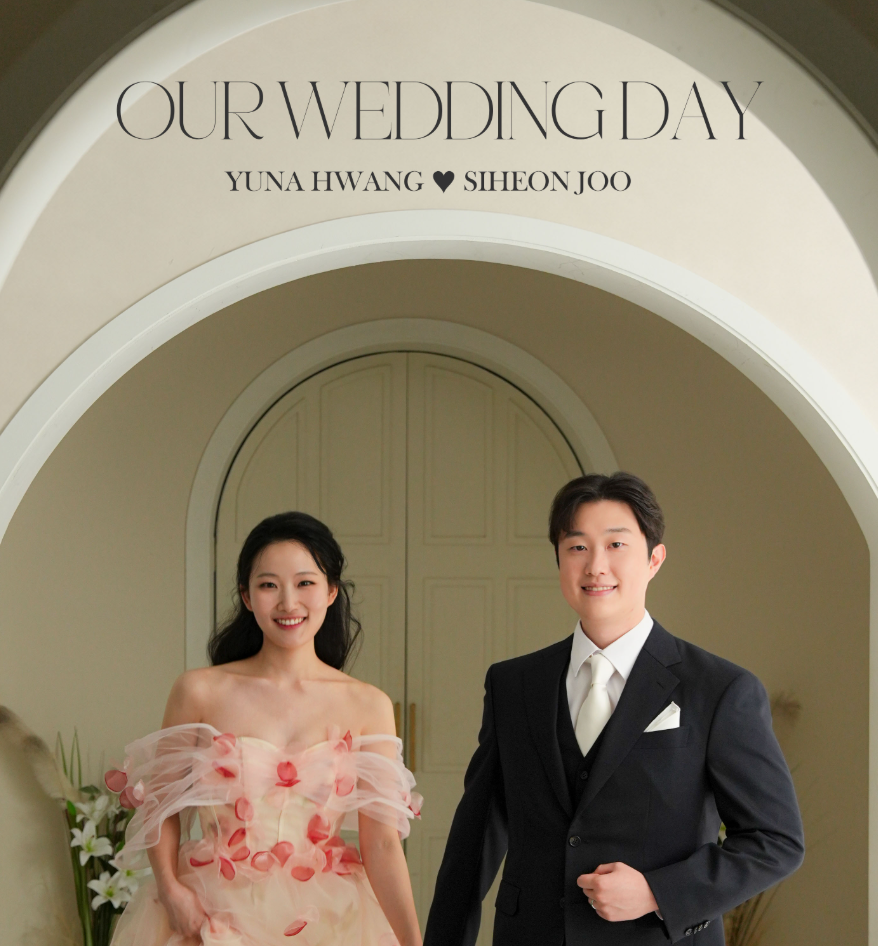
#> input picture images/Title/image.png, 878 x 946 px
$ python -i build_media.py   (imports and definitions only)
#> lines starting #> are read from the running program, lines starting #| are printed output that depends on the picture
#!/usr/bin/env python3
"""
사진을 웹에 맞게 줄이고, 갤러리 목록(album.json)을 만듭니다.

  python tools/build_media.py

하는 일
  images/Title/  →  assets/img/title/   표지 두 장 (여러 크기, 손대지 않음)
  images/album/       →  assets/img/album/   크게 볼 때의 사진
  images/thumbnails/  →  assets/img/album/   앨범 격자의 정사각형 썸네일
                      →  assets/data/album.json
  music/*.mp3         →  assets/audio/bgm.mp3, assets/data/music.json
                      →  assets/img/og.jpg   카카오톡 링크 카드 1200x630

이 스크립트는 로컬과 GitHub Actions 에서 똑같이 돕니다.

앨범
  원본은 images/album/, 썸네일은 images/thumbnails/ 에 이름 앞에 t 를
  붙여 넣습니다.   images/album/00029.jpg  ↔  images/thumbnails/t00029.jpg
  확장자와 대소문자는 달라도 짝을 찾습니다.
  썸네일이 없는 사진은 원본 가운데를 정사각형으로 잘라 대신 씁니다.

  순서는 images/s.txt 에 원본 파일명을 한 줄에 하나씩 적습니다.
      00579.jpg
      00029.jpg
  s.txt 에 없는 사진은 그 뒤에 이름의 숫자 오름차순으로 붙습니다.
  s.txt 가 없으면 전부 숫자 오름차순입니다.
  앞에 # 를 붙이면(#01510.jpg) 이번에는 빼 둡니다. 나중에 # 만 지우면 됩니다.

배경음악
  music/ 에 mp3 를 넣으면 음악 버튼이 생깁니다(처음엔 꺼짐). 여러 개면 이름순 첫 곡.
"""

import base64
import hashlib
import io
import json
import re
import shutil
import sys
from datetime import datetime, timezone
from pathlib import Path

try:
    from PIL import Image, ImageDraw, ImageEnhance, ImageOps
except ImportError:
    sys.exit("Pillow 가 필요합니다:  python -m pip install pillow")


ROOT = Path(__file__).resolve().parent.parent

SRC_TITLE = ROOT / "images" / "Title"
SRC_ALBUM = ROOT / "images" / "album"
SRC_THUMB = ROOT / "images" / "thumbnails"
SRC_ORDER = ROOT / "images" / "s.txt"
HIDDEN = set()   # s.txt 에서 # 로 가려 둔 사진의 이름
SRC_MUSIC = ROOT / "music"

OUT_TITLE = ROOT / "assets" / "img" / "title"
OUT_ALBUM = ROOT / "assets" / "img" / "album"
OUT_DATA = ROOT / "assets" / "data"
OUT_OG = ROOT / "assets" / "img" / "og.jpg"
OUT_MAP = ROOT / "assets" / "img" / "map.webp"
OUT_AUDIO = ROOT / "assets" / "audio"

PHOTO_EXT = {".jpg", ".jpeg", ".png", ".webp", ".JPG", ".JPEG", ".PNG", ".WEBP"}

ALBUM_WIDTHS = (960, 1600)   # 크게 볼 때
THUMB_W = 480                # 격자 한 칸 — 가장 넓어도 160px x 3배 화면
TITLE_WIDTHS = (720, 1080, 1600)

WEBP_Q = 82          # 갤러리·커버 화질
LQIP_W = 20          # 흐린 미리보기 가로 픽셀
CREAM = (233, 228, 214)   # 포스터 크림색 — OG 여백에 씁니다


# ── Title 이미지 두 장을 어떤 이름으로 부를지 ──────────────────────
# 파일명에 아래 키워드가 있으면 그 역할로 씁니다.
TITLE_ROLES = [
    ("fresh", ["산뜻", "fresh"]),   # 첫 화면 커버
    ("mag", ["화려", "잡지", "mag"]),  # 본문 중반 잡지 표지
]

# OG 카드 — 잡지 포스터에서 잘라낼 세로 구간 (제목 + 이름 + 날짜 + 커플 상단)
OG_TOP = 0.075
OG_SIZE = (1200, 630)


def log(msg):
    print(msg, flush=True)


# Windows 콘솔은 기본이 cp949 라 한글·기호에서 터집니다.
# [5 lines not run here, left out]


# [11 lines left out: functions natural_key, slugify, not called in this run]


def load(path: Path) -> Image.Image:
    """EXIF 회전을 적용하고 메타데이터(GPS 포함)를 떼어냅니다."""
    im = Image.open(path)
    im = ImageOps.exif_transpose(im)
    if im.mode not in ("RGB", "L"):
        im = im.convert("RGB")
    # 픽셀만 새 그림으로 옮깁니다. 메타데이터는 따라오지 않습니다.
    # (픽셀을 파이썬 목록으로 옮기던 예전 방식은 큰 원본에서 장당 수십 초)
    clean = Image.frombytes(im.mode, im.size, im.tobytes())
    return clean


# [18 lines left out: functions save_webp, lqip, not called in this run]


def rel(path: Path) -> str:
    return path.relative_to(ROOT).as_posix()


def kb(path: Path) -> str:
    return f"{path.stat().st_size / 1024:.0f}KB"


# ── Title ────────────────────────────────────────────────────────

# [54 lines left out: functions find_title, build_title, build_og, not called in this run]


# 카카오톡 링크 카드로 쓸 사진을 직접 고를 수 있습니다.
# images/ 나 images/Title/ 에 이 이름 중 하나로 넣으면(확장자 무관)
# 포스터를 잘라 만드는 대신 그 사진을 씁니다.
SHARE_NAMES = ("썸네일", "카톡", "share")


# [8 lines left out: function find_share_image, not called in this run]


def build_og_own(src: Path):
    """직접 고른 사진을 자르지 않고 크기만 맞춰 카드로 씁니다.
    가로 1200px 를 넘으면 줄이고, 비율은 그대로 둡니다."""
    im = load(src)
    if im.width > 1200:
        im = im.resize((1200, round(im.height * 1200 / im.width)), Image.LANCZOS)
    if im.mode != "RGB":
        im = im.convert("RGB")
    OUT_OG.parent.mkdir(parents=True, exist_ok=True)
    im.save(OUT_OG, "JPEG", quality=88, optimize=True, progressive=True)
    log(f"  og.jpg  <- {src.name}  {im.width}x{im.height} (가로:세로 {im.width / im.height:.2f}:1)  {kb(OUT_OG)}")
    if im.width < 800:
        log("  ! 가로 800px 보다 작으면 카카오톡이 작은 카드로 보여줄 수 있습니다")


def read_coords():
    """content.js 에서 좌표와 예식장 이름을 읽습니다."""
    src = (ROOT / "assets" / "js" / "content.js").read_text(encoding="utf-8")

    # [5 lines left out: function grab, not called in this run]

    return {"lat": grab("lat", float), "lng": grab("lng", float), "venue": grab("venue")}


# [1 line that did not run here, left out]


# ── 지도 ─────────────────────────────────────────────────────────

MAP_ZOOM = 16
MAP_SIZE = (1000, 560)      # 만들어 둘 크기
MAP_TILE = "https://tile.openstreetmap.org/{z}/{x}/{y}.png"


# [281 lines left out: functions build_map, square, photos_in, read_order, build_album, build_music and 1 more, not called in this run]


# [2 lines not run here, left out]

>>> import cv2
>>> picture = cv2.imread('../images/Title/image.png', cv2.IMREAD_GRAYSCALE)
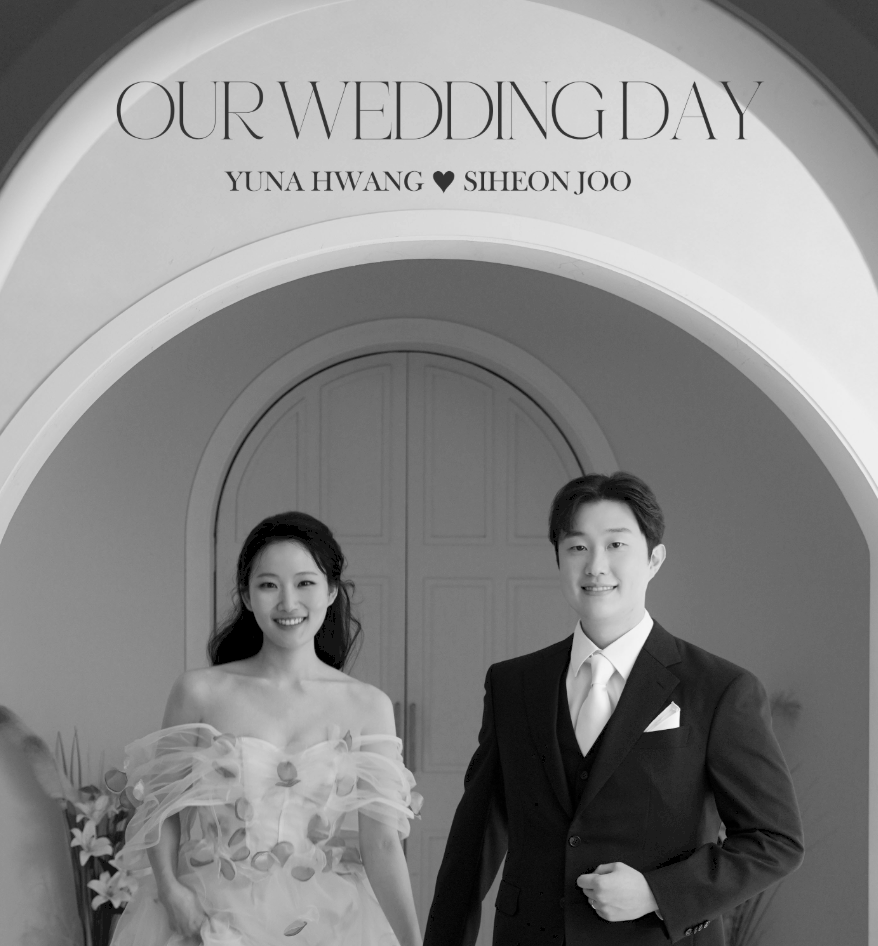
#> picture: shape (946, 878); min 0, max 249, mean 135
#> (the run stopped early here; a loop or call above may not have finished)

$ run again, on images/Title/화려한 잡지스타일 메인.jpg
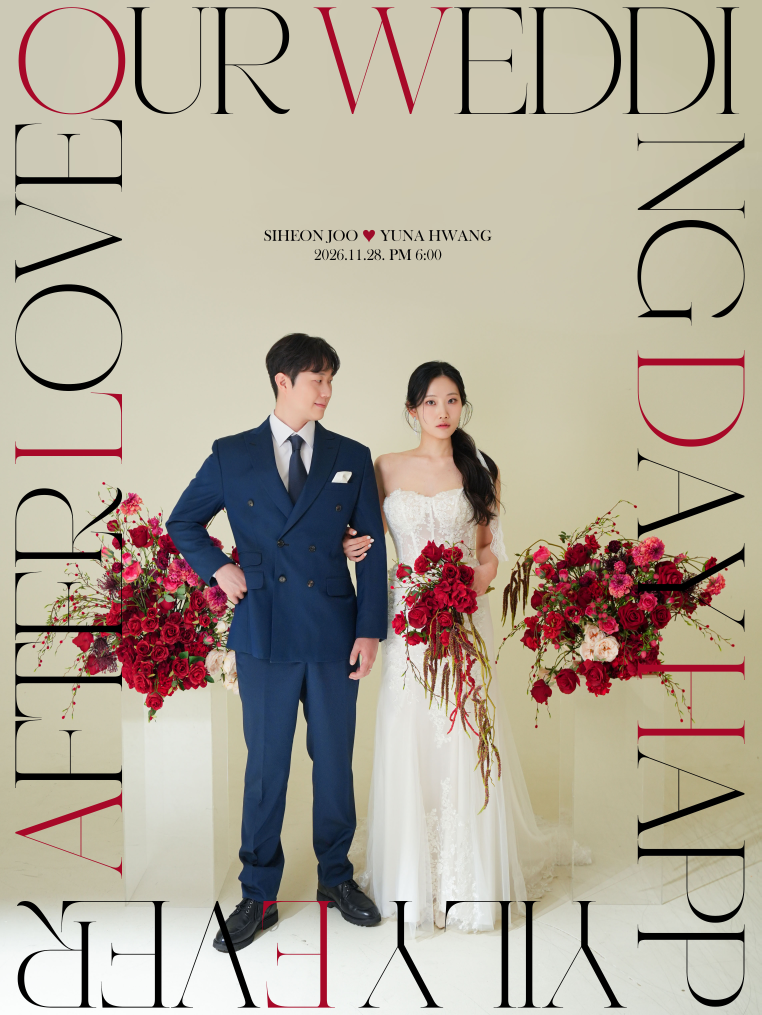
#> input picture images/Title/화려한 잡지스타일 메인.jpg, 3806 x 5074 px (shown at 1/5 size)
#> `picture = cv2.imread('../images/Title/image.png', cv2.IMREAD_GRAYSCALE)`:
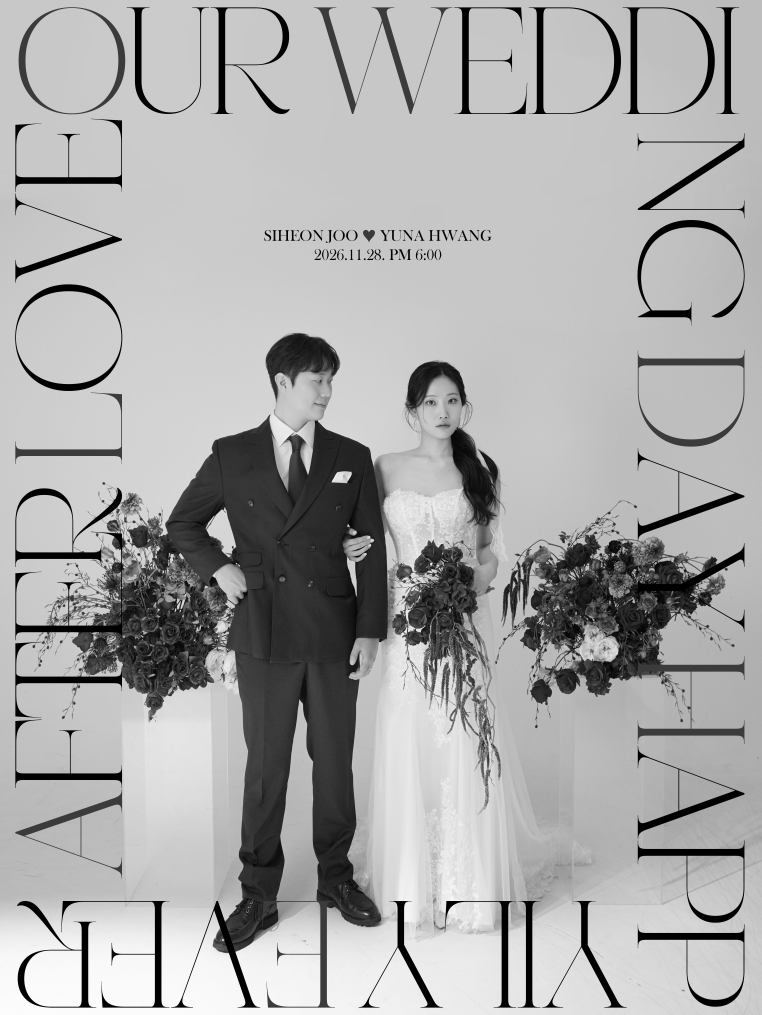
#> picture: shape (5074, 3806) (shown at 1/5 size); min 0, max 255, mean 168.9
